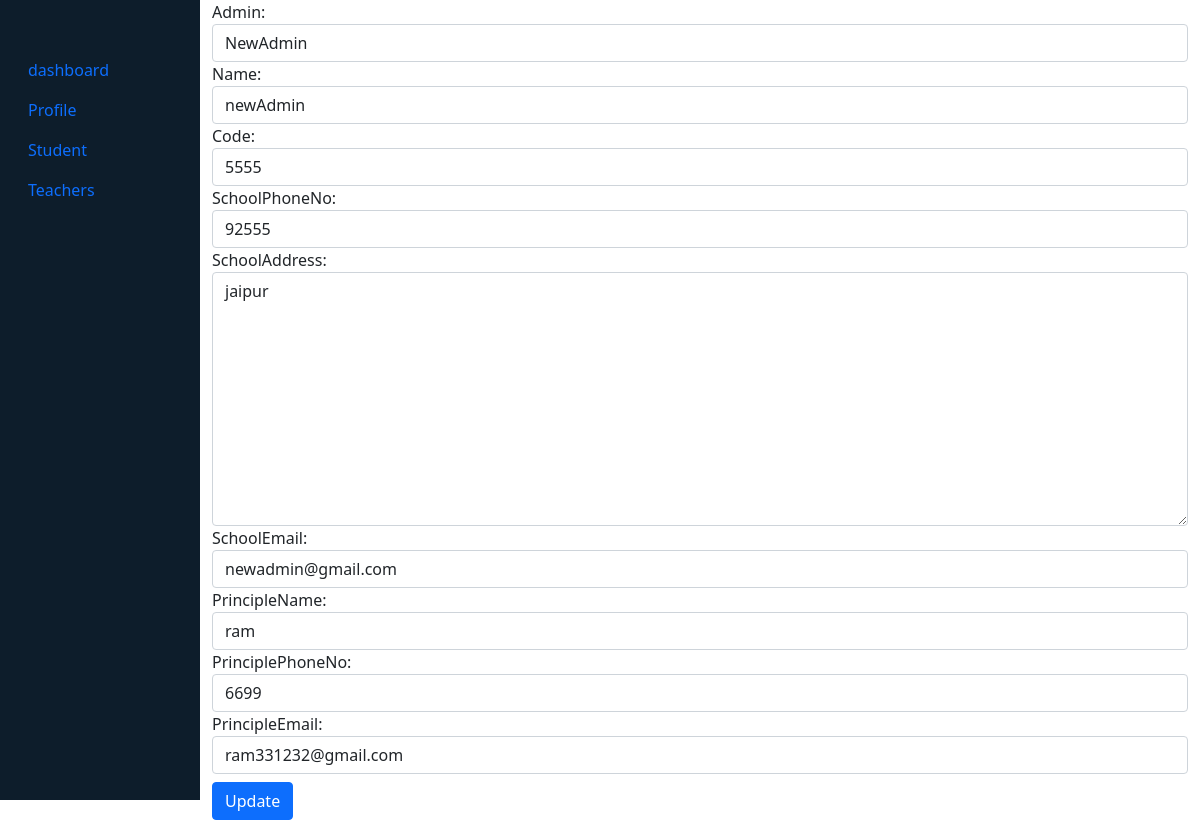
Screenshot of /schoolProfile (signed in) with the database file from the repository.
### SchoolApp/models.py (models this page shows, shortened)
class SchoolProfileModel(models.Model):
    admin=models.ForeignKey(User, on_delete=models.CASCADE)
    name=models.CharField(max_length=150)
    code=models.IntegerField()
    SchoolEmail=models.EmailField(max_length=100)
    SchoolPhoneNo=models.IntegerField()
    SchoolAddress=models.TextField()
    SchoolEmail=models.EmailField(max_length=100)
    PrincipleName=models.CharField(max_length=100)
    PrinciplePhoneNo=models.IntegerField()
    PrincipleEmail=models.EmailField(max_length=100)
    created=models.DateTimeField(auto_now_add=True)
    updated=models.DateTimeField(auto_now=True)

### SchoolApp/views.py (the view)
# urls.py: path('schoolProfile',views.SchoolProfileView,name="schoolprofile"),
def SchoolProfileView(request):
    schoolInstance=SchoolProfileModel.objects.get(admin=request.user)
    if request.method =="POST":
        form=SchoolForm(request.POST,instance=schoolInstance)
        if form.is_valid():
            form.save()
            return redirect('SchoolApp:Dashboard')
    else:
        form=SchoolForm(instance=schoolInstance)
    context={
        'form':form
    }
    return render(request,"schoolprofile.html",context)

### SchoolApp/forms.py
class SchoolForm(forms.ModelForm):
    class Meta:
        model=SchoolProfileModel
        fields=("__all__")
    def __init__(self, *args, **kwargs):
        super(SchoolForm, self).__init__(*args, **kwargs)
        for field_name, field in self.fields.items():
            field.widget.attrs['class'] = 'form-control'

### SchoolApp/templates/schoolprofile.html (shortened to what this page needs)
{% extends 'core.html' %}
{% block DashBoard %}
<form method="post" action="">
    {{form}}
    <button type="submit" class="btn btn-primary my-2">Update</button>
</form>
{% endblock %}

### static/css/dashboard.css (style rules this page uses)
* { margin: 0px; padding: 0px; box-sizing: border-box; }

### rows the page displays
SchoolProfileModel: admin "NewAdmin", name "newAdmin", code "5555", SchoolPhoneNo "92555", SchoolAddress "jaipur", SchoolEmail "newadmin@gmail.com", PrincipleName "ram", PrinciplePhoneNo "6699", PrincipleEmail "ram331232@gmail.com"
